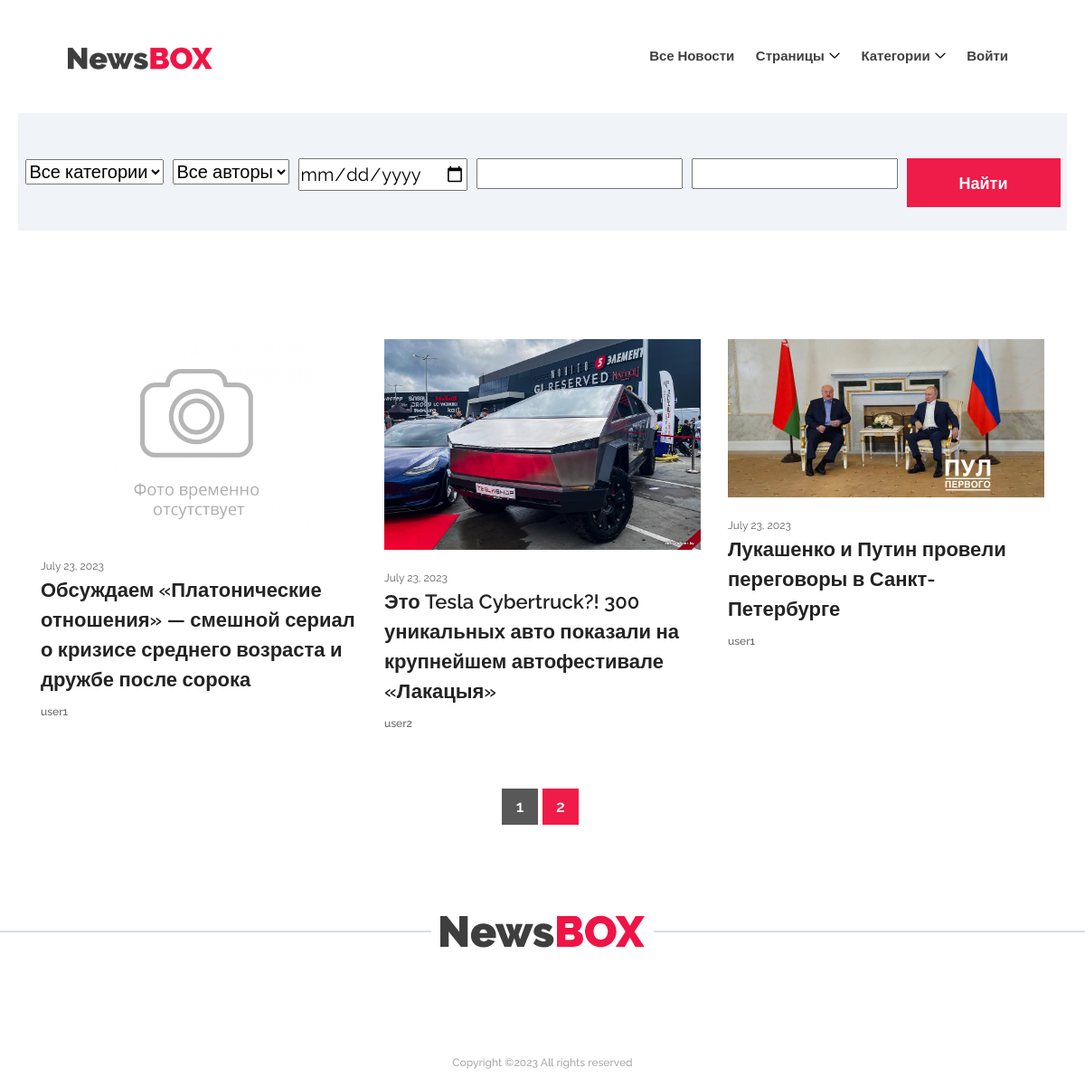
Page /news/ on the committed database.
### app/models.py (models this page shows, shortened)
class Post(models.Model):
    author = models.ForeignKey(Author, on_delete=models.CASCADE)
    datetime = models.DateTimeField(auto_now_add=True)
    category = models.ManyToManyField(Category, through='PostCategory', related_name='posts')
    title = models.CharField(max_length=128)
    text = models.TextField()
    rating = models.IntegerField(default=0)
    is_new = models.BooleanField(default=True)
    picture = models.FileField(upload_to='uploads/', blank=True, verbose_name='Загрузить картинку для новости', default='uploads/default.jpg')
    def get_absolute_url(self):
        return reverse('new_detail', args=[str(self.id)])

class Author(models.Model):
    user = models.OneToOneField(User, on_delete=models.CASCADE)
    rating = models.IntegerField(default=0)
    avatar = models.FileField(upload_to='uploads/', blank=True, verbose_name='Загрузить аватарку', default='uploads/ava_default.png')
    def __str__(self):
        return self.user.username

### app/views.py (the view)
# urls.py: path('', PostList.as_view()),
class PostList(ListView):
    model = Post
    ordering = '-datetime'
    template_name = 'all_news.html'
    context_object_name = 'posts'
    paginate_by = 3
    def get_filter(self):
        return PostFilter(self.request.GET, queryset=super().get_queryset())
    def get_queryset(self):
        return self.get_filter().qs
    def get_context_data(self, **kwargs):
        context = super().get_context_data(**kwargs)
        context['filterset'] = self.get_filter()
        return context

### app/context_processors.py (called while the page is built)
def navigate_context(request):
    test = 'Оставь здесь свой отклик'
    context = {
        'vartest': test,
        'current_user': request.user,
        'categories': Category.objects.all(),
    }
    return context

### app/models.py (called while the page is built)
    def __str__(self):
        return self.name

### app/templatetags/custom_tags.py (called while the page is built)
@register.simple_tag(takes_context=True)
def url_replace(context, **kwargs):
    d = context['request'].GET.copy()
    for k, v in kwargs.items():
        d[k] = v
    return d.urlencode()

### templates/all_news.html (shortened to what this page needs)
{% extends 'index.html' %}
{% load custom_tags %}
{% block content %}
<section class="breaking-news-area">
        <div class="container-fluid">
            <div class="row">
                <div class="col-12">
                        <div id="breakingNewsTicker" class="ticker" style="height: 60px;">
                            <div style="display: flex; justify-content: center">
                                <form action="" method="get">
                                    <div style="display: flex; justify-content: center">
                                        {% for f in filterset.form %}
                                            <div style="padding: 15px 10px 0 0; font-size: 20px; font-family: Raleway, sans-serif">
                                                {{ f }}
                                            </div>
                                        {% endfor %}
                                        <input class="btn newsbox-btn btn-1 mt-15" type="submit" value="Найти"/>
                                    </div>
                                </form>
                            </div>
                        </div>
                </div>
            </div>
        </div>
    </section>
<div class="top-news-area section-padding-100">
    <div class="container">
        <div class="row">
            {% if posts %}
                {% for p in posts %}
                    <div class="col-12 col-sm-6 col-lg-4">
                        <div class="single-blog-post style-2 mb-5">
                            <div class="blog-thumbnail">
                                <a href="{{ p.get_absolute_url }}"><img src="{{ p.picture.url }}" alt="Обложка новости"></a>
                            </div>
                            <div class="blog-content">
                                <span class="post-date">{{ p.datetime.date }}</span>
                                <a href="{{ p.get_absolute_url }}" class="post-title">{{ p.title }}</a>
                                <a href="#" class="post-author">{{ p.author }}</a>
                            </div>
                        </div>
                    </div>
                {% endfor %}
            {% else %}
                <h3>На сайте нет новостей!</h3>
            {% endif %}
        </div>
    </div>
    <div style="display: flex; justify-content: center">
        {% if page_obj.paginator.num_pages > 1 %}
            {% if page_obj.number == 1 %}
                <a href="?{% url_replace page=1 %}">
                    <button class="btn newsbox-btn btn-4 mt-15" disabled="true" style="background-color: #000000">1</button>
                </a>
            {% else %}
                <a href="?{% url_replace page=1 %}">
                    <button class="btn newsbox-btn btn-4 mt-15">1</button>
                </a>
            {% endif %}
            {% if page_obj.number == page_obj.paginator.num_pages and page_obj.number > 1 %}
                {% if page_obj.has_previous and page_obj.previous_page_number > 1 %}
                    <a href="?{% url_replace page=page_obj.previous_page_number %}">
                        <button class="btn newsbox-btn btn-4 mt-15">{{page_obj.previous_page_number}}</button>
                    </a>
                {% endif %}
                 <a href="?{% url_replace page=page_obj.paginator.num_pages %}">
                    <button class="btn newsbox-btn btn-4 mt-15" disabled="true" style="background-color: #000000">{{ page_obj.paginator.num_pages }}</button>
                 </a>
            {% elif page_obj.paginator.num_pages > 1  %}
                <a href="?{% url_replace page=page_obj.paginator.num_pages %}">
                    <button class="btn newsbox-btn btn-4 mt-15">{{ page_obj.paginator.num_pages }}</button>
                </a>
            {% endif %}
        {% endif %}
    </div>
</div>
{% endblock content %}

### static/style.css (style rules this page uses)
* { margin: 0; padding: 0; }
body { font-family: "Raleway", sans-serif; font-size: 14px; }
a, a:hover, a:focus { -webkit-transition-duration: 500ms; transition-duration: 500ms; text-decoration: none; outline: 0 solid transparent; color: #000000; font-weight: 600; font-size: 16px; font-family: "Raleway", sans-serif; }
img { height: auto; max-width: 100%; }
.mt-15 { margin-top: 15px !important; }
.section-padding-100 { padding-top: 100px; padding-bottom: 100px; }
.newsbox-btn { background-color: #ef1b48; -webkit-transition-duration: 500ms; transition-duration: 500ms; position: relative; z-index: 1; display: inline-block; min-width: 170px; height: 54px; color: #ffffff; border-radius: 0; padding: 0 30px; font-size: 18px; line-height: 54px; font-weight: 600; text-transform: capitalize; }
.newsbox-btn.btn-4 { position: relative; z-index: 1; display: inline-block; min-width: 40px; height: 40px; margin-right: 5px; padding: 0; font-size: 18px; line-height: 0px; font-weight: 600; }
.breaking-news-area { position: relative; z-index: 1; padding: 35px 4%; background-color: #f0f4f8; margin: 0 20px 20px; }
.single-blog-post { position: relative; z-index: 1; overflow: hidden; -webkit-transition-duration: 500ms; transition-duration: 500ms; }
.single-blog-post.style-2 .blog-thumbnail { margin-bottom: 20px; }
.single-blog-post.style-2 .blog-thumbnail img { width: 100%; }
.single-blog-post.style-2 .blog-content { position: relative; z-index: 1; }
.single-blog-post.style-2 .blog-content .post-date { font-size: 12px; color: #636363; margin-bottom: 10px; }
.single-blog-post.style-2 .blog-content .post-title { display: block; font-weight: 600; font-size: 22px; margin-bottom: 10px; color: #232323; }
.single-blog-post.style-2 .blog-content .post-author { display: block; font-size: 12px; color: #636363; font-weight: 500; -webkit-transition-duration: 500ms; transition-duration: 500ms; }

### static/css/classy-nav.css (style rules this page uses)
* { margin: 0; padding: 0; }
body { font-family: "Roboto", sans-serif; }
img { height: auto; max-width: 100%; }

### rows in the picture
Post: picture (placeholder picture), datetime "July 23, 2023", title "Обсуждаем «Платонические отношения» — смешной сериал о кризисе среднего возраста и дружбе после сорока", author "user1"
Post: picture (picture), datetime "July 23, 2023", title "Это Tesla Cybertruck?! 300 уникальных авто показали на крупнейшем автофестивале «Лакацыя»", author "user2"
Post: picture (picture), datetime "July 23, 2023", title "Лукашенко и Путин провели переговоры в Санкт-Петербурге", author "user1"

### other values in the picture
{{ page_obj.paginator.num_pages }} "2"
